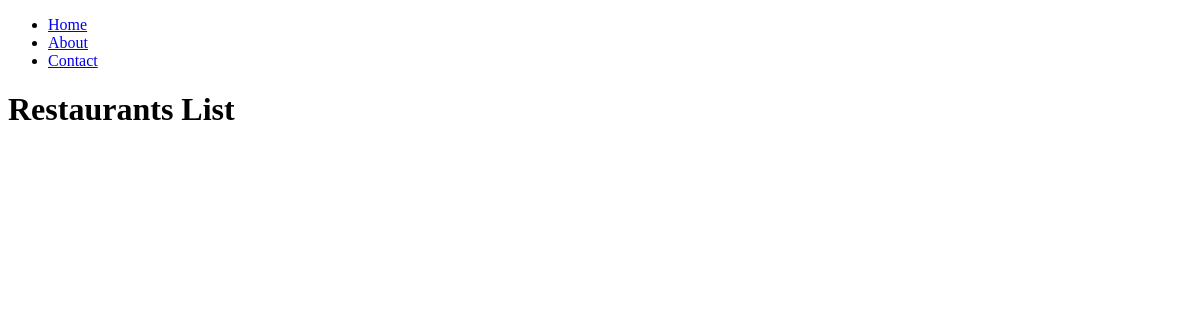
The page /restaurants/ on the database as committed earlier.
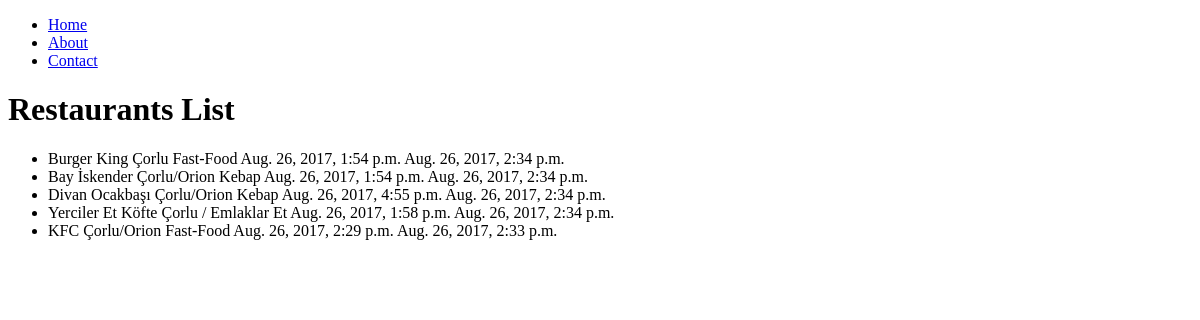
The same page on the database as committed later.
### restaurants/models.py (models this page shows)
class RestaurantLocation(models.Model):
    name = models.CharField(max_length=120)
    location = models.CharField(max_length=120, null=True, blank=True)
    category = models.CharField(max_length=120, null=True, blank=False)
    timestamp = models.DateTimeField(auto_now_add=True)
    updated = models.DateTimeField(auto_now=True)

### restaurants/views.py (the view)
# urls.py: url(r'^restaurants/$', restaurants_listview),
def restaurants_listview(request):
    template_name = 'restaurants/restaurants_list.html'
    querySet=RestaurantLocation.objects.all()
    context = {
        "object_list" : querySet,
    }
    return render(request, template_name, context)

### restaurants/templates/restaurants/restaurants_list.html (shortened to what this page needs)
{% extends "base.html" %}
{%block content%}
<h1>Restaurants List</h1>
<ul>
{% for obj in object_list %}
   <li> {{ obj.name }} {{ obj.location }} {{ obj.category }} {{ obj.timestamp }} {{ obj.updated }} </li>
{% endfor %}
</ul>
{% endblock %}

### templates/base.html (shortened to what this page needs)
<!DOCTYPE html>
<html lang="tr">
<head>
</head>
<body>
    <div id="sidebar">
        {% block sidebar %}
        <ul>
            <li><a href="/">Home</a></li>
            <li><a href="/about/"> About </a></li>
            <li><a href="/contact/"> Contact </a></li>
        </ul>
        {% endblock %}
    </div>
    <div class="container">
        {% block content %}{% endblock %}
    </div>
</body>
</html>

Rows that differ between the two databases and show on the page:
added RestaurantLocation: name "Burger King", location "Çorlu", category "Fast-Food", timestamp "Aug. 26, 2017, 1:54 p.m.", updated "Aug. 26, 2017, 2:34 p.m."
added RestaurantLocation: name "Bay İskender", location "Çorlu/Orion", category "Kebap", timestamp "Aug. 26, 2017, 1:54 p.m.", updated "Aug. 26, 2017, 2:34 p.m."
added RestaurantLocation: name "Divan Ocakbaşı", location "Çorlu/Orion", category "Kebap", timestamp "Aug. 26, 2017, 4:55 p.m.", updated "Aug. 26, 2017, 2:34 p.m."
added RestaurantLocation: name "Yerciler Et Köfte", location "Çorlu / Emlaklar", category "Et", timestamp "Aug. 26, 2017, 1:58 p.m.", updated "Aug. 26, 2017, 2:34 p.m."
added RestaurantLocation: name "KFC", location "Çorlu/Orion", category "Fast-Food", timestamp "Aug. 26, 2017, 2:29 p.m.", updated "Aug. 26, 2017, 2:33 p.m."
